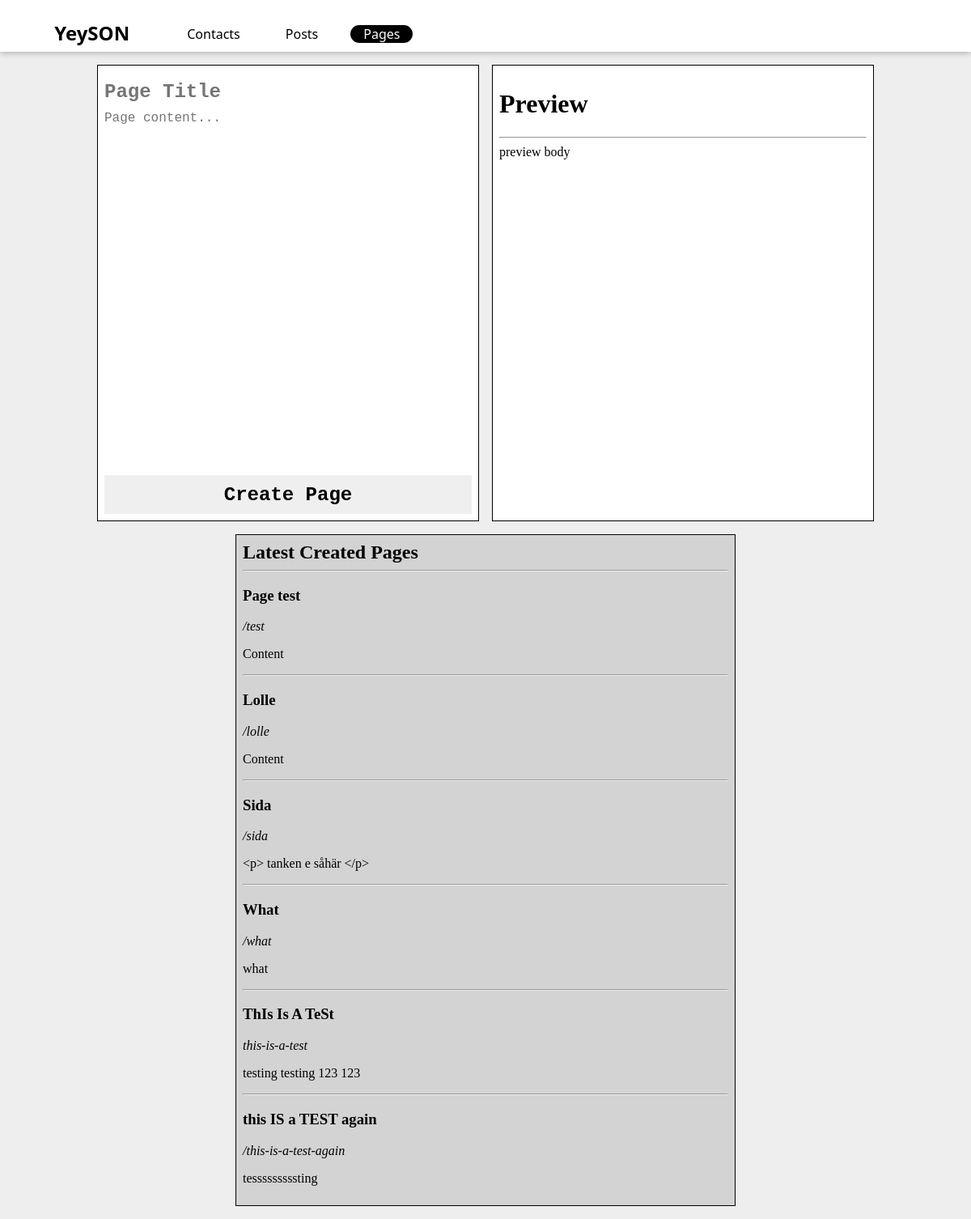
The page /pages/ on the database as committed earlier.
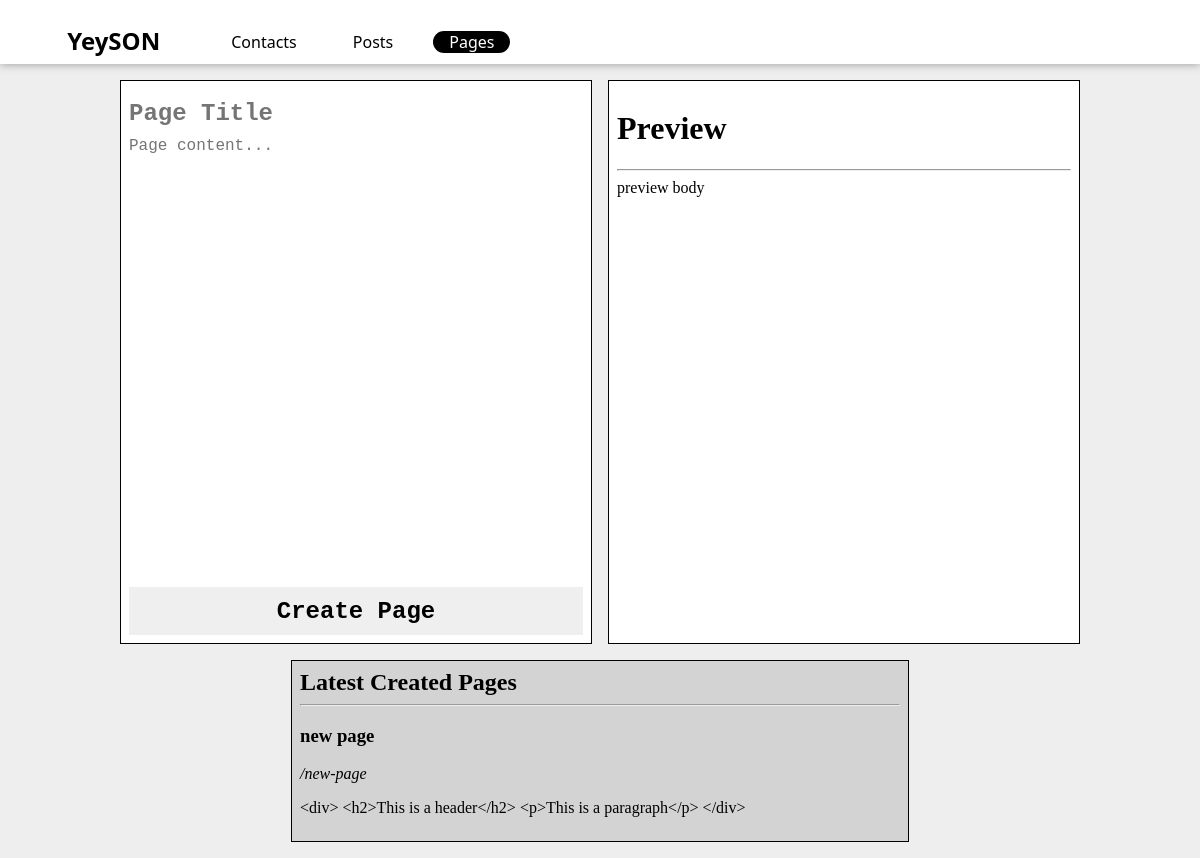
The same page on the database as committed later.
### YeySON/models.py (models this page shows)
class Page(models.Model):
    title = models.CharField(max_length=128)
    path = models.CharField(max_length=64)
    content = models.TextField(max_length=4096)

### YeySON/views.py (the view)
# urls.py: path('pages/', pages),
def pages(request):
    all_pages = Page.objects.all()
    context = {
        'pages': all_pages
    }
    if request.method == 'POST':
        if "fname-5" in request.POST:
            path_from_title = '/' + request.POST["fname-5"].lower().replace(' ', '-')
            Page.objects.create(title=request.POST["fname-5"], path=path_from_title, content=request.POST["area-1"])
    return render(request, 'pages.html', context)

### templates/pages.html (shortened to what this page needs)
<!DOCTYPE html>
<html>
    <head>
    </head>
    <body>
        {% include "components/header.html" %}
        <div class="Editor">
            <div class="Post-Editor">
                <form action="" method="post">
                    <input type="text" class="Post-Editor-Titlefield" placeholder="Page Title" id="fname-5" name="fname-5" onkeyup="toHTML()">
                    <textarea id="area-1" class="Post-Editor-Editorfield" placeholder="Page content..." name="area-1" rows="25" cols="50" onkeyup="markdownParser()"></textarea>
                    <input type="submit" class="Post-Editor-Button" value="Create Page" onclick="setValue()"/>
                </form>
            </div>
            {% include "components/preview.html" %}
        </div>
        <div class="Section">
            <h2>Latest Created Pages</h2>
            {% for o in pages %}
                <hr/>
                <div>
                    <h3>{{o.title}}</h3>
                    <i>{{o.path}}</i>
                    <p>{{o.content}}</p>
                </div>
            {% endfor %}
        </div>
    </body>
</html>

### templates/components/header.html
<header>
    <div>
        <nav>
            <h1>YeySON</h1>
            <ul>
                <li><a href="/" class="Nav-Contacts">Contacts</a></li>
                <li><a href="/posts" class="Nav-Posts">Posts</a></li>
                <li><a href="/pages" class="Nav-Pages">Pages</a></li>
            </ul>
        </nav>
    </div>
</header>

### templates/components/preview.html
<div class="Preview-Section">
    <h1 id="preview-header">Preview</h1>
    <hr/>
    <div id="preview-body">
        preview body
    </div>
</div>

### templates/css/pages-css.html (style rules this page uses)
html, body { padding: 0; margin: 0; background: #eee; }
.Preview-Section { border: 1px solid black; padding: 8px; margin-left: 8px; background-color: white; }
.Section { width: 50%; border: 1px solid black; padding: 8px; margin-left: auto; margin-right: auto; margin-top: 16px; margin-bottom: 16px; background-color: lightgray; }
.Section h2 { padding: 0px; margin: 0px; }
form { display: flex; flex-direction: column; }
.Post-Editor { border: 1px solid black; padding: 8px; margin-right: 8px; background-color: white; }
.Post-Editor-Titlefield, .Post-Editor-Button { width: 100%; height: 48px; font-size: 24px; font-family: 'Courier New', Courier, monospace; font-weight: 600; border: none; padding: 0; margin: 0; }
.Post-Editor-Editorfield { width: 100%; font-size: 16px; padding: 0; font-family: 'Courier New', Courier, monospace; border: none; margin: 0; resize: none; }
header { font-family: 'Segoe UI', Tahoma, Geneva, Verdana, sans-serif; margin: 0; box-sizing: border-box; width: 100%; height: 64px; background-color: #fff; padding-block: 1em; padding: 8px; box-shadow: 0 0.0625em 0.5em rgba(0, 0, 0, 0.3); content: ''; right: 0; top: 0; z-index: -1; }
nav { height: 32px; }
nav a { color: inherit; display: block; padding-inline: 1em; text-decoration: none; }
nav h1 { width: 148px; float: left; padding: 0; margin: 0; height: 32px; }
nav ul { list-style: none; padding: 0; display: flex; gap: 1.5em; height: 32px; }
nav li { height: 18px; margin-top: auto; margin-bottom: auto; }
header div { inline-size: 90%; margin-inline: auto; }
.Editor { width: 80%; margin: auto; margin-top: 16px; display: grid; grid-template-columns: 1fr 1fr; }
.Nav-Pages { background-color: #000; border-radius: 999em; color: #fff; }

Rows that differ between the two databases and show on the page:
removed Page: title "Page test", path "/test", content "Content"
removed Page: title "Lolle", path "/lolle", content "Content"
removed Page: title "Sida", path "/sida", content "<p> tanken e såhär </p>"
removed Page: title "What", path "/what", content "what"
removed Page: title "ThIs Is A TeSt", path "this-is-a-test", content "testing testing 123 123"
removed Page: title "this IS a TEST again", path "/this-is-a-test-again", content "tesssssssssting"
added Page: title "new page", path "/new-page", content "<div> <h2>This is a header</h2> <p>This is a paragraph</p> </div>"
